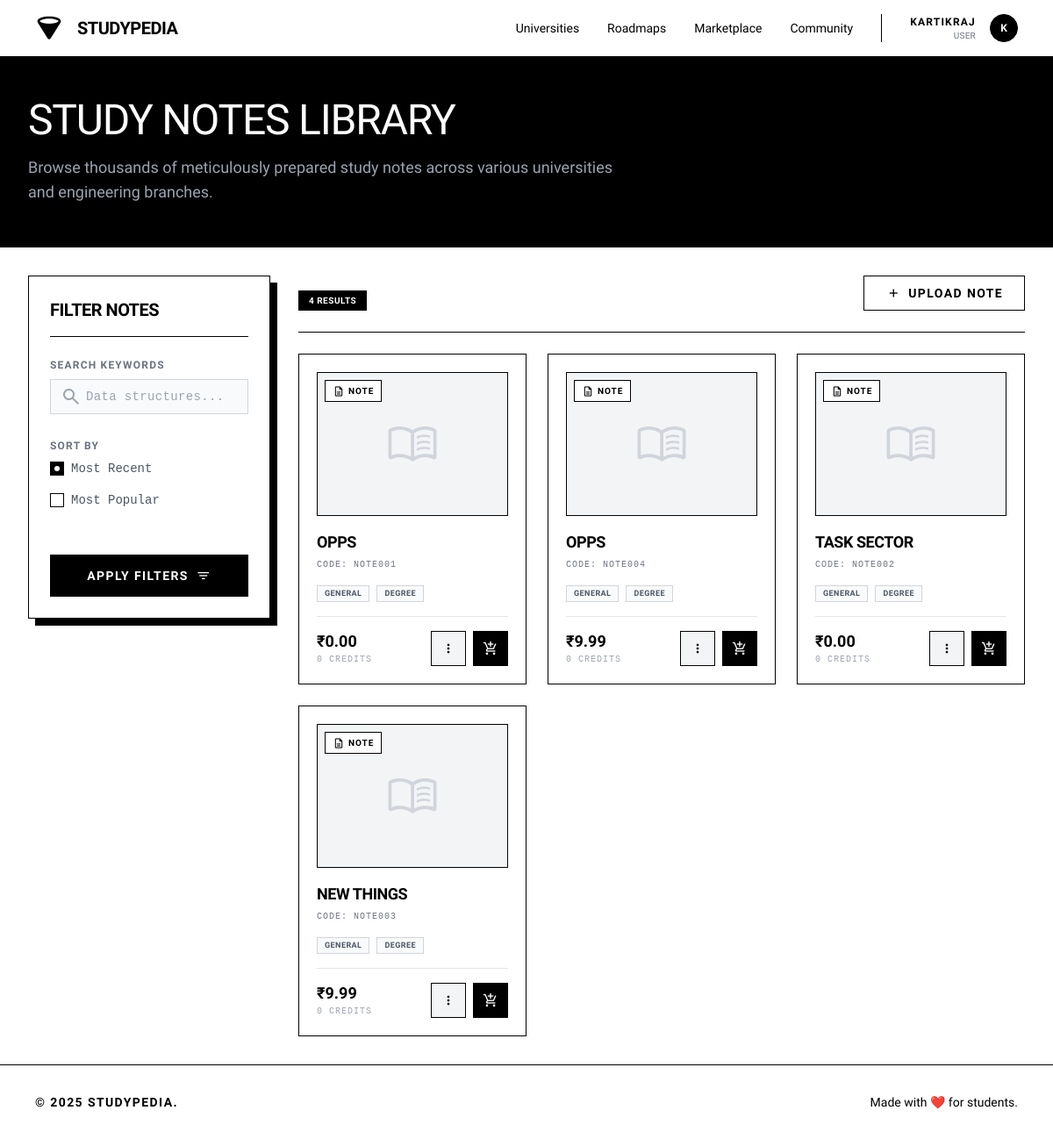
The app's page /notes/notes/ (signed in) with its own data.
### accounts/models.py (models this page shows, shortened)
class User(AbstractUser):
    ROLE_CHOICES = (
        ('user', 'User'),
        ('staff', 'Staff'),
        ('admin', 'Admin'),
    )
    role = models.CharField(max_length=20, choices=ROLE_CHOICES, default='user')
    college = models.CharField(max_length=200, blank=True)
    year_of_study = models.PositiveIntegerField(null=True, blank=True)
    location = models.CharField(max_length=100, blank=True)
    phone = models.CharField(max_length=15, blank=True)
    profile_picture = models.ImageField(upload_to='profiles/', null=True, blank=True)
    bio = models.TextField(max_length=500, blank=True)
    credits = models.PositiveIntegerField(default=0)
    wallet_balance = models.DecimalField(max_digits=8, decimal_places=2, default=0.00)
    followers = models.ManyToManyField('self', through='Follow', related_name='following', symmetrical=False)
    created_at = models.DateTimeField(auto_now_add=True)
    updated_at = models.DateTimeField(auto_now=True)
    class Meta:
        indexes = [
            models.Index(fields=['username']),
            models.Index(fields=['created_at']),
        ]

### notes/models.py (models this page shows, shortened)
class Note(models.Model):
    name = models.CharField(max_length=255)
    price = models.DecimalField(max_digits=8, decimal_places=2, default=0.00)
    credit_price = models.PositiveIntegerField(default=0)
    code = models.CharField(max_length=20, unique=True, blank=True)  # New field for auto-incrementing code
    pdf_file = models.FileField(
        upload_to='notes/files/',default=default_pdf,
        validators=[FileExtensionValidator(
            allowed_extensions=['pdf', 'doc', 'docx', 'txt', 'xls', 'xlsx', 'jpg', 'jpeg', 'png', 'zip']
        )],null=False,blank=False
    )
    is_active = models.BooleanField(default=True)
    created_at = models.DateTimeField(auto_now_add=True)
    updated_at = models.DateTimeField(auto_now=True)
    class Meta:
        ordering = ['name']

### accounts/views.py (the view, shortened to what this page needs)
    def wrapper(request, *args, **kwargs):
        if request.user.is_authenticated:
            return view_func(request, *args, **kwargs)

### accounts/views.py (called while the page is built, shortened)
def jwt_auth(view_func):
    def wrapper(request, *args, **kwargs):
        if request.user.is_authenticated:
            return view_func(request, *args, **kwargs)
    return wrapper

### notes/views.py (called while the page is built)
@jwt_auth
def note_list(request):
    notes = Note.objects.filter(is_active=True)
    return render(request, 'notes/note_list.html', {'notes': notes})

### notes/templates/notes/note_list.html (shortened to what this page needs)
{% extends 'base.html' %}
{% load static %}
{% block content %}
<div class="w-full bg-black text-white py-12 border-b border-black">
    <div class="max-w-[1440px] mx-auto w-full px-4 md:px-8">
        <h1 class="text-4xl md:text-5xl font-light font-display uppercase tracking-tight mb-4">Study Notes Library</h1>
        <p class="text-gray-400 font-light max-w-2xl text-lg">Browse thousands of meticulously prepared study notes across various universities and engineering branches.</p>
    </div>
</div>
<div class="max-w-[1440px] mx-auto w-full px-4 md:px-8 py-8 flex flex-col md:flex-row gap-8">
    <aside class="w-full md:w-1/4 flex flex-col gap-6">
        <div class="bg-white border border-black p-6 shadow-[8px_8px_0px_0px_rgba(0,0,0,1)] sticky top-24">
            <h3 class="text-xl font-display font-bold uppercase tracking-tight mb-6 border-b border-black pb-4 text-black">Filter Notes</h3>
            <form method="GET" action="{% url 'notes:note_list' %}" class="flex flex-col gap-5">
                <div class="space-y-2">
                    <label for="q" class="text-xs font-bold uppercase tracking-widest text-gray-500">Search Keywords</label>
                    <div class="relative">
                        <span class="absolute left-3 top-1/2 -translate-y-1/2 material-symbols-outlined text-gray-400">search</span>
                        <input type="text" name="q" id="q" value="{{ request.GET.q }}" placeholder="Data structures..." class="w-full h-10 bg-gray-50 border border-gray-300 text-black placeholder:text-gray-400 pl-10 pr-4 focus:outline-none focus:border-black focus:bg-white transition-colors text-sm font-mono tracking-wide">
                    </div>
                </div>
                <div class="space-y-2 mt-2">
                    <label class="text-xs font-bold uppercase tracking-widest text-gray-500">Sort By</label>
                    <div class="flex flex-col gap-2 font-mono text-sm">
                        <label class="flex items-center gap-2 cursor-pointer group">
                            <input type="radio" name="sort" value="recent" class="text-black focus:ring-black rounded-none border-black accent-black" checked>
                            <span class="text-gray-600 group-hover:text-black transition-colors">Most Recent</span>
                        </label>
                        <label class="flex items-center gap-2 cursor-pointer group">
                            <input type="radio" name="sort" value="popular" class="text-black focus:ring-black rounded-none border-black accent-black">
                            <span class="text-gray-600 group-hover:text-black transition-colors">Most Popular</span>
                        </label>
                    </div>
                </div>
                <button type="submit" class="mt-6 flex w-full cursor-pointer items-center justify-center border border-black bg-black text-white hover:bg-white hover:text-black transition-colors h-12 px-6 text-sm font-bold uppercase tracking-widest gap-2">
                    Apply Filters <span class="material-symbols-outlined text-[18px]">filter_list</span>
                </button>
            </form>
        </div>
    </aside>
    <main class="w-full md:w-3/4 flex flex-col gap-6">
        <div class="flex flex-col sm:flex-row sm:items-end justify-between border-b border-black pb-6 gap-4">
            <div class="flex items-center gap-4">
                <span class="inline-block text-[10px] font-bold uppercase tracking-wider px-3 py-1 bg-black text-white">{{ notes.count|default:"0" }} Results</span>
            </div>
            {% if user.is_staff %}
            <a href="{% url 'notes:note_create' %}" class="flex whitespace-nowrap cursor-pointer items-center justify-center border border-black bg-white text-black hover:bg-black hover:text-white transition-colors h-10 px-6 text-sm font-bold uppercase tracking-widest gap-2">
                <span class="material-symbols-outlined text-[18px]">add</span> Upload Note
            </a>
            {% endif %}
        </div>
        <div class="grid grid-cols-1 md:grid-cols-2 lg:grid-cols-3 gap-6">
            {% for note in notes %}
                <div class="bg-white border border-black p-5 group hover:shadow-[8px_8px_0px_0px_rgba(0,0,0,1)] hover:-translate-y-1 transition-all duration-300 flex flex-col h-full relative">
                    <div class="w-full aspect-[4/3] bg-gray-50 border border-black mb-4 overflow-hidden relative">
                        {% if note.image %}
                            <img src="{{ note.image.url }}" alt="{{ note.name }}" class="w-full h-full object-cover group-hover:scale-105 transition-transform duration-500">
                        {% else %}
                            <div class="absolute inset-0 flex items-center justify-center bg-gray-100 text-gray-300">
                                <span class="material-symbols-outlined text-6xl">menu_book</span>
                            </div>
                        {% endif %}
                        <div class="absolute top-2 left-2 bg-white border border-black px-2 py-1 text-[10px] font-bold uppercase tracking-widest text-black flex items-center gap-1">
                            <span class="material-symbols-outlined text-[14px]">description</span> Note
                        </div>
                    </div>
                    <div class="flex flex-col flex-grow">
                        <div class="flex items-start justify-between gap-2 mb-1">
                            <h3 class="text-lg font-display font-bold uppercase tracking-tight text-black line-clamp-2" title="{{ note.name }}">{{ note.name }}</h3>
                        </div>
                        <p class="text-[10px] font-mono uppercase tracking-widest text-gray-500 mb-2 truncate" title="Code: {{ note.code }}">Code: {{ note.code }}</p>
                        <div class="flex flex-wrap gap-2 mb-4 mt-2">
                            <span class="text-[9px] font-bold uppercase tracking-wider px-2 py-0.5 border border-gray-300 bg-gray-50 text-gray-600">{{ note.branch.name|default:"General" }}</span>
                            <span class="text-[9px] font-bold uppercase tracking-wider px-2 py-0.5 border border-gray-300 bg-gray-50 text-gray-600">{{ note.branch.degree.name|default:"Degree" }}</span>
                        </div>
                        <div class="mt-auto pt-4 border-t border-black/10 flex items-end justify-between relative z-10">
                            <div class="flex flex-col">
                                <span class="text-lg font-bold text-black leading-none">₹{{ note.price }}</span>
                                <span class="text-[10px] font-mono uppercase tracking-widest text-gray-400 mt-1">{{ note.credit_price }} Credits</span>
                            </div>
                            <div class="flex gap-2">
                                {% if user.is_staff %}
                                    <div class="relative group/menu">
                                        <button class="w-10 h-10 bg-gray-100 border border-black flex items-center justify-center hover:bg-black hover:text-white transition-colors">
                                            <span class="material-symbols-outlined text-[18px]">more_vert</span>
                                        </button>
                                    </div>
                                {% endif %}
                                <a href="{% url 'ecommerce:add_to_cart' note.pk %}?type=note" class="w-10 h-10 bg-black text-white border border-black flex items-center justify-center hover:bg-white hover:text-black transition-colors tooltip-target" title="Add to Cart">
                                    <span class="material-symbols-outlined text-[18px]">add_shopping_cart</span>
                                </a>
                            </div>
                        </div>
                    </div>
                </div>
            {% endfor %}
        </div>
    </main>
</div>
{% endblock %}

### templates/navbar.html (shortened to what this page needs)
<header class="flex items-center justify-between whitespace-nowrap border-b border-black px-10 py-4 sticky top-0 z-50 bg-white">
<div class="flex items-center gap-4">
<a href="{% url 'core:home' %}" class="flex items-center gap-4">
<div class="size-8 text-black">
</div>
<h2 class="text-black text-xl font-bold tracking-tight uppercase">Studypedia</h2>
</a>
</div>
<nav class="hidden md:flex flex-1 justify-end gap-8 items-center">
<div class="flex items-center gap-8">
<a class="text-black hover:underline underline-offset-4 transition-all text-sm font-medium" href="{% url 'university:university_list' %}">Universities</a>
<a class="text-black hover:underline underline-offset-4 transition-all text-sm font-medium" href="{% url 'roadmaps:roadmap_list' %}">Roadmaps</a>
<a class="text-black hover:underline underline-offset-4 transition-all text-sm font-medium" href="{% url 'ecommerce:marketplace' %}">Marketplace</a>
<a class="text-black hover:underline underline-offset-4 transition-all text-sm font-medium" href="{% url 'social:social' %}">Community</a>
</div>
{% if user.is_authenticated %}
<div class="flex items-center gap-4 border-l border-black pl-8">
    <div class="flex flex-col text-right">
        <span class="text-xs font-bold uppercase tracking-widest text-black">
            {% if user.first_name %}{{ user.first_name }} {{ user.last_name }}{% else %}{{ user.username }}{% endif %}
        </span>
        <span class="text-[10px] text-gray-500 uppercase tracking-wide">
            {% if user.role %}{{ user.get_role_display }}{% else %}Student{% endif %}
        </span>
    </div>
    <div class="relative group">
        <a href="{% url 'accounts:profile' %}" class="block size-8 bg-black rounded-full overflow-hidden border border-black cursor-pointer">
            {% if user.avatar %}
                <img alt="User Avatar" class="w-full h-full object-cover grayscale" src="{{ user.avatar.url }}"/>
            {% else %}
                <div class="w-full h-full flex items-center justify-center text-white text-xs font-bold">{{ user.username|make_list|first|upper }}</div>
            {% endif %}
        </a>
    </div>
</div>
{% endif %}
</nav>
</header>

### static/css/style.css (style rules this page uses)
:root { --bg-color: #ffffff; --text-color: #000000; --accent-color: #000000; --border-color: #999999; --hover-color: #f5f5f5; --shadow: 0 2px 4px rgba(0, 0, 0, 0.1); --primary-color: #000000; --secondary-color: #666666; }
* { margin: 0; padding: 0; box-sizing: border-box; }
body { font-family: 'Inter', -apple-system, BlinkMacSystemFont, sans-serif; background: var(--bg-color); color: var(--text-color); line-height: 1.6; padding-bottom: 70px; }
header { border-bottom: 1px solid var(--border-color); padding: 0.75rem 0; position: sticky; top: 0; background: var(--bg-color); z-index: 100; }
nav { display: flex; justify-content: space-between; align-items: center; }
@media (min-width: 769px) { body { padding-bottom: 0; } }
.grid { display: grid; gap: 2rem; }
label { display: block; margin-bottom: 0.5rem; font-weight: 500; }
input, select, textarea { width: 100%; padding: 8px 12px; border: 1px solid var(--border-color); border-radius: 4px; font-size: 1rem; background: var(--bg-color); color: var(--text-color); }

### records on screen
User: username "KARTIKRAJ", role "USER", username|make_list "K"
Note: name "OPPS", code "NOTE001", branch.name "GENERAL", branch.degree.name "DEGREE", price "0.00", credit_price "0"
Note: name "OPPS", code "NOTE004", branch.name "GENERAL", branch.degree.name "DEGREE", price "9.99", credit_price "0"
Note: name "TASK SECTOR", code "NOTE002", branch.name "GENERAL", branch.degree.name "DEGREE", price "0.00", credit_price "0"
Note: name "NEW THINGS", code "NOTE003", branch.name "GENERAL", branch.degree.name "DEGREE", price "9.99", credit_price "0"

### other values on screen
{{ notes.count|default:"0" }} "4"
